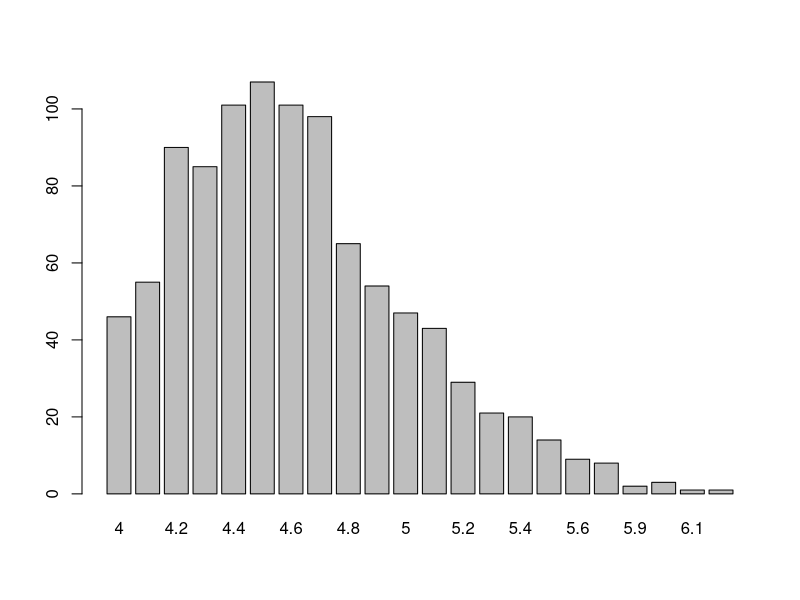
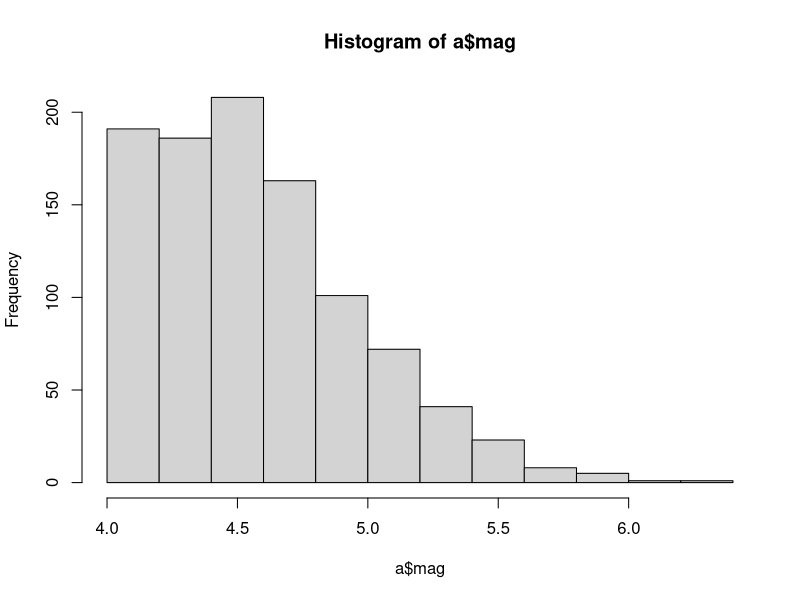
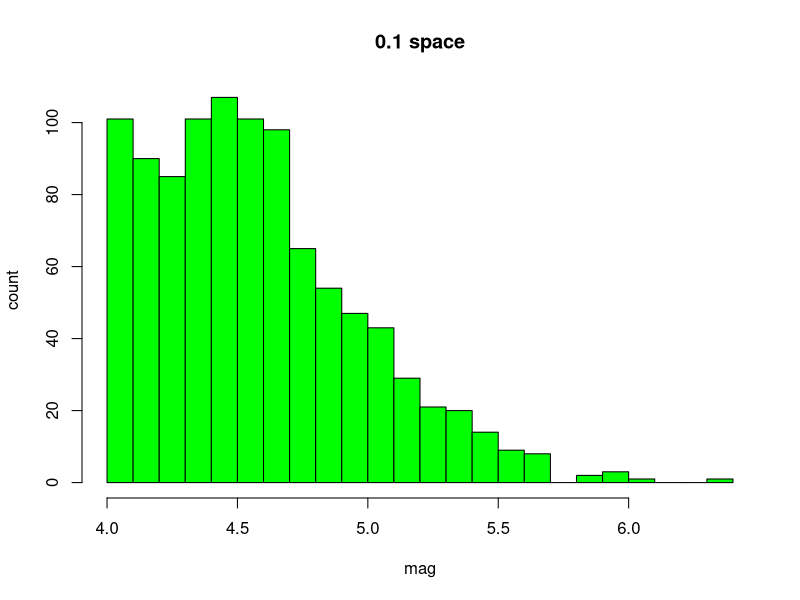
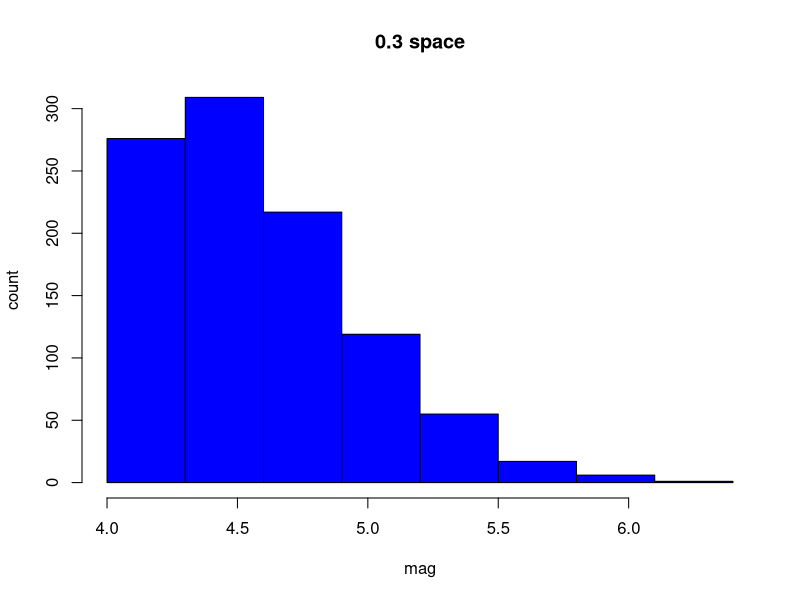
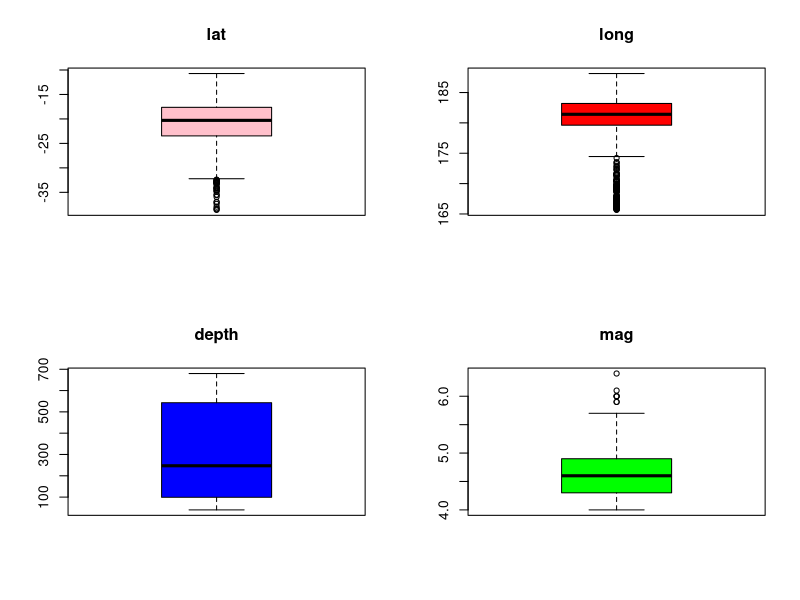
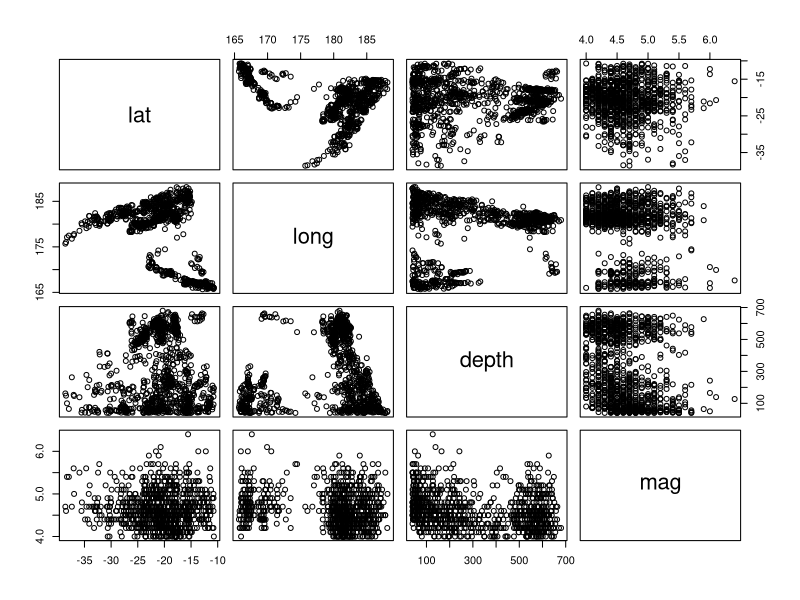

Recreate these plots in R, in order.
## ---- chunk 1
a <- seq(5, -11, -0.3)
a
## ---- chunk 2
b <- a[length(a):1]
b
## ---- chunk 3
a <- c(seq(3, 6, length.out=5), rep(c(2, -5.1, -33), 2), 7/42 + 2)
a
## ---- chunk 4
b <- a[c(-1, -length(a))]
b
## ---- chunk 5
sort(b, decreasing=TRUE)
## ---- chunk 6
a <- matrix(c(4.3, 3.1, 8.2, 8.2, 3.2, 0.9, 1.6, 6.5), 4, 2, byrow=TRUE)
a
a <- rbind(c(4.3, 3.1), c(8.2, 8.2), c(3.2, 0.9), c(1.6, 6.5))
a
## ---- chunk 7
a[, 2] <- sort(a[, 2])
## ---- chunk 8
for (i in 1:ncol(a)) {
  a[, i] <- sort(a[, i])
}
a
## ---- chunk 9
dframe <- data.frame(person=c('Stan', 'Francine', 'Steve', 'Roger', 'Hayley', 'Klaus'), sex=factor(c('M', 'F', 'M', 'M', 'F', 'M')), funny=factor(c('High', 'Mid', 'Low', 'High', 'Mid', 'Mid'), ordered=TRUE, levels=c('Low', 'Mid', 'High')))
str(dframe)
## ---- chunk 10
dframe['gpa'] = c(3.5, 3.5, 3.0, 4.1, 2.8, 3.9)
dframe
## ---- chunk 11
dframe[substr(dframe$person, 1, 1) == 'S', ]
## ---- chunk 12
dframe['sex'] <- ifelse(dframe$sex == 'M', 0, 1)
dframe
## ---- chunk 13
sortMatrix <- function (mat) {
  for (i in 1:ncol(mat)) {
    mat[, i] <- sort(mat[, i])
  }
  return (mat)
}
yo <- matrix(c(2345, 123, 46 , 234, 2134 , 1 ,124 ,134), 2)
yo <- sortMatrix(yo)
yo
## ---- chunk 14
a <- quakes
str(a)
## ---- chunk 15
mean(a$mag)
median(a$mag)
a.tab <- table(a$mag)
a.tab[a.tab == max(a.tab)]
summary(a$mag)
## ---- chunk 16
var(a$mag)
sd(a$mag)
IQR(a$mag)
sd(a$mag) / mean(a$mag)
## ---- chunk 17
table(a$mag)
barplot(table(a$mag))
## ---- chunk 18
hist(a$mag)
## ---- chunk 19
hist(a$mag, breaks=seq(4, 6.4, 0.1), main='0.1 space', col='green', xlab='mag', ylab='count')
hist(a$mag, breaks=seq(4, 6.4, 0.3), main='0.3 space', col='blue', xlab='mag', ylab='count')
## ---- chunk 20
par(mfrow=c(2,2))
boxplot(a$lat, main='lat', col='pink')
boxplot(a$long, main='long', col='red')
boxplot(a$depth, main='depth', col='blue')
boxplot(a$mag, main='mag', col='green')
## ---- chunk 21
par(mfrow=c(1,1))
pairs(a[, c('lat', 'long', 'depth', 'mag')])
